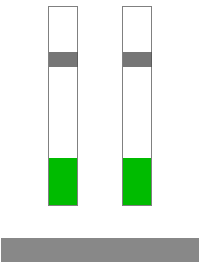
<?xml version="1.0" encoding="UTF-8"?>
<ui version="4.0">
 <class>VoiceApp</class>
 <widget class="QWidget" name="VoiceApp">
  <property name="windowTitle">
   <string>Call</string>
  </property>
  <property name="windowIcon">
   <iconset resource="../res/res.qrc">
    <normaloff>:/icons/call_normal</normaloff>:/icons/call_normal</iconset>
  </property>
  <property name="styleSheet">
   <string notr="true">/*Global*/
QWidget{
	background-color:white;
}

/*QPushButton*/
QPushButton{
	background-color:#888;
	color:white;
	border:none;
	padding: 5 10;
	margin:1;
}

/*QToolButton*/
QToolButton{
	background-color:transparent;
	color:white;
	border:none;
}

/*QMenu*/
QMenu{
	padding: 1;
	margin: 0;
}
QMenu::item{
	padding: 10px 10px;
}
QMenu::item::selected{
	color:white;
	background-color:#09f;
}
QMenu::item::pressed{
	color:white;
	background-color:#07f;
}

/*QProgressBar*/
 QProgressBar {
    border: 1px solid grey;
 }
 QProgressBar::chunk {
     background-color:#0b0;
 }

/*QSlider*/
QSlider{
	padding-left: 1px;
	background-color:transparent;
}
 QSlider::groove:vertical {
    background: transparent;
 }
 QSlider::handle:vertical {
    height: 15px;
    background: rgba(80,80,80,200);
 }
QSlider::handle::vertical::hover{
	background: rgba(0,153,255,200);
}
QSlider::handle::vertical::pressed{
	background: rgba(0,119,255,200);
}

</string>
  </property>
  <layout class="QVBoxLayout" name="verticalLayout">
   <property name="spacing">
    <number>6</number>
   </property>
   <property name="leftMargin">
    <number>0</number>
   </property>
   <property name="topMargin">
    <number>0</number>
   </property>
   <property name="rightMargin">
    <number>0</number>
   </property>
   <property name="bottomMargin">
    <number>0</number>
   </property>
   <item>
    <layout class="QVBoxLayout" name="names_layout">
     <property name="topMargin">
      <number>6</number>
     </property>
     <property name="bottomMargin">
      <number>0</number>
     </property>
    </layout>
   </item>
   <item>
    <layout class="QHBoxLayout" name="monitor_layout">
     <property name="leftMargin">
      <number>10</number>
     </property>
     <property name="rightMargin">
      <number>10</number>
     </property>
     <item>
      <layout class="QVBoxLayout" name="mic_monitor_layout">
       <property name="spacing">
        <number>0</number>
       </property>
       <item>
        <layout class="QGridLayout" name="mic_vol_layout">
         <item row="0" column="0">
          <widget class="AudioBargraph" name="mic_monitor_pb">
           <property name="minimumSize">
            <size>
             <width>30</width>
             <height>200</height>
            </size>
           </property>
           <property name="value">
            <number>24</number>
           </property>
           <property name="textVisible">
            <bool>false</bool>
           </property>
           <property name="orientation">
            <enum>Qt::Vertical</enum>
           </property>
          </widget>
         </item>
         <item row="0" column="0">
          <widget class="QSlider" name="mic_vol_sl">
           <property name="minimumSize">
            <size>
             <width>30</width>
             <height>200</height>
            </size>
           </property>
           <property name="maximum">
            <number>100</number>
           </property>
           <property name="value">
            <number>75</number>
           </property>
           <property name="orientation">
            <enum>Qt::Vertical</enum>
           </property>
          </widget>
         </item>
        </layout>
       </item>
       <item>
        <layout class="QGridLayout" name="mic_mute_layout">
         <item row="0" column="0">
          <widget class="QToolButton" name="mic_mute_bt">
           <property name="icon">
            <iconset resource="../res/res.qrc">
             <normaloff>:/icons/mic_disabled</normaloff>
             <normalon>:/icons/mic_enabled</normalon>:/icons/mic_disabled</iconset>
           </property>
           <property name="iconSize">
            <size>
             <width>22</width>
             <height>22</height>
            </size>
           </property>
           <property name="checkable">
            <bool>true</bool>
           </property>
           <property name="checked">
            <bool>true</bool>
           </property>
          </widget>
         </item>
        </layout>
       </item>
      </layout>
     </item>
     <item>
      <layout class="QVBoxLayout" name="output_layout">
       <property name="spacing">
        <number>0</number>
       </property>
       <item>
        <layout class="QGridLayout" name="output_vol_layout">
         <item row="0" column="0">
          <widget class="AudioBargraph" name="output_monitor_pb">
           <property name="minimumSize">
            <size>
             <width>30</width>
             <height>200</height>
            </size>
           </property>
           <property name="value">
            <number>24</number>
           </property>
           <property name="textVisible">
            <bool>false</bool>
           </property>
           <property name="orientation">
            <enum>Qt::Vertical</enum>
           </property>
          </widget>
         </item>
         <item row="0" column="0">
          <widget class="QSlider" name="output_vol_sl">
           <property name="minimumSize">
            <size>
             <width>30</width>
             <height>200</height>
            </size>
           </property>
           <property name="maximum">
            <number>100</number>
           </property>
           <property name="value">
            <number>75</number>
           </property>
           <property name="tracking">
            <bool>true</bool>
           </property>
           <property name="orientation">
            <enum>Qt::Vertical</enum>
           </property>
          </widget>
         </item>
        </layout>
       </item>
       <item>
        <layout class="QGridLayout" name="output_mute_layout">
         <item row="0" column="0">
          <widget class="QToolButton" name="output_mute_bt">
           <property name="icon">
            <iconset resource="../res/res.qrc">
             <normaloff>:/icons/speaker_disabled</normaloff>
             <normalon>:/icons/speaker_enabled</normalon>:/icons/speaker_disabled</iconset>
           </property>
           <property name="iconSize">
            <size>
             <width>22</width>
             <height>22</height>
            </size>
           </property>
           <property name="checkable">
            <bool>true</bool>
           </property>
           <property name="checked">
            <bool>true</bool>
           </property>
          </widget>
         </item>
        </layout>
       </item>
      </layout>
     </item>
    </layout>
   </item>
   <item>
    <widget class="QPushButton" name="call_bt">
     <property name="text">
      <string/>
     </property>
     <property name="icon">
      <iconset>
       <normalon>:/icons/call</normalon>
      </iconset>
     </property>
     <property name="iconSize">
      <size>
       <width>22</width>
       <height>22</height>
      </size>
     </property>
    </widget>
   </item>
  </layout>
 </widget>
 <customwidgets>
  <customwidget>
   <class>AudioBargraph</class>
   <extends>QProgressBar</extends>
   <header>audiobargraph.h</header>
  </customwidget>
 </customwidgets>
 <resources>
  <include location="../res/res.qrc"/>
 </resources>
 <connections/>
</ui>
